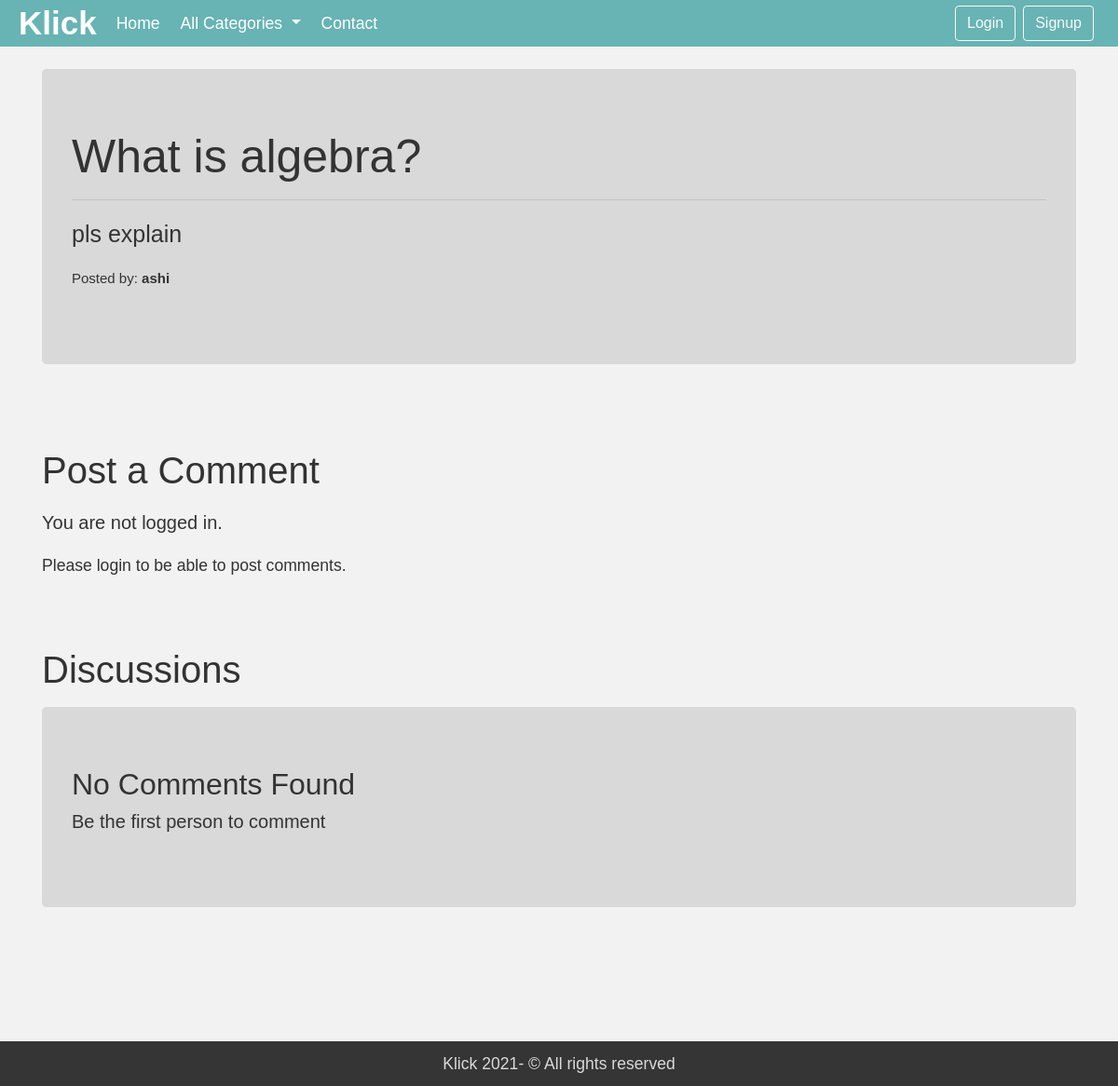
Page /thread.php?threadid=2 on the committed database.
### tables this page shows
CREATE TABLE `threads` (
  `thread_id` int(11) NOT NULL,
  `thread_title` varchar(255) NOT NULL,
  `thread_desc` text DEFAULT NULL,
  `thread_cat_id` int(11) DEFAULT NULL,
  `thread_user_id` int(11) DEFAULT NULL,
  `timestamp` datetime DEFAULT current_timestamp()
);

CREATE TABLE `users` (
  `sno` int(11) NOT NULL,
  `user_email` varchar(30) DEFAULT NULL,
  `user_pass` varchar(255) DEFAULT NULL,
  `timestamp` datetime DEFAULT current_timestamp()
);

### thread.php (the view, shortened to what this page needs)
<!doctype html>
<html lang="en">
<head>
    <link rel="stylesheet" href="https://stackpath.bootstrapcdn.com/bootstrap/4.5.0/css/bootstrap.min.css"
>
    <link rel="stylesheet" href="style.css">
</head>
<body>
    <?php include 'header.php';?>
    <?php
    $id = $_GET['threadid'];
    $sql = "SELECT * FROM `threads` WHERE thread_id=$id";
    $result = mysqli_query($conn, $sql);
    while($row = mysqli_fetch_assoc($result)){
        $title = $row['thread_title'];
        $desc = $row['thread_desc'];
        $thread_user_id = $row['thread_user_id'];
        $sql2 = "SELECT user_email FROM `users` WHERE sno='$thread_user_id'";
        $result2 = mysqli_query($conn, $sql2);
        $row2 = mysqli_fetch_assoc($result2);
        $posted_by = $row2['user_email'];
    }
    ?>
    <div class="container my-4">
        <div class="jumbotron">
            <h1 style="font-size:50px"><?php echo $title;?></h1>
            <hr class="my-6">
            <p style="font-size:25px">  <?php echo $desc;?></p>
            <p style="font-size:15px">Posted by: <b><?php echo $posted_by; ?></b></p>
        </div>
    </div>
     <?php
    if(isset($_SESSION['loggedin']) && $_SESSION['loggedin']==true){
    echo '<div class="container">
        <h1 class="py-2">Post a Comment</h1>
        <form action= "'. $_SERVER['REQUEST_URI'] . '" method="post">
            <div class="form-group">
                <label for="exampleFormControlTextarea1">Type your comment</label>
                <textarea class="form-control" id="comment" name="comment" rows="3"></textarea>
                <input type="hidden" name="sno" value="'. $_SESSION["sno"]. '">
            </div>
            <button type="submit" class="btn btn-info">Post Comment</button>
        </form>
    </div>';
    }
    else{
        echo '
        <div class="container">
        <h1 class="py-2">Post a Comment</h1>
           <p class="lead">You are not logged in.</p>
           <p> Please login to be able to post comments.</p>
        </div>';
    }
    ?>
<div class="container mb-5" id="ques">
        <h1 class="py-2">Discussions</h1>
       <?php
    $noResult = true;
        if($noResult){
            echo '<div class="jumbotron">
                        <h2>No Comments Found<h2>
                        <p class="lead"> Be the first person to comment</p>
                 </div> ';
        }
    ?>
    </div>
    <footer class="footer" style="background:#353535;	color:#d9d9d9;	text-align:center;"><p style="margin:0;	padding:10px"><a target="blank" href="#" style="color:#d9d9d9; ">Klick 2021<a>- © All rights reserved </p></footer>
</body>
</html>

### style.css (style rules this page uses)
* { box-sizing: border-box; margin: 0; padding: 0; }
body { font-family: 'Catamaran', sans-serif; line-height: 1.6; color: #333; background-color:#f2f2f2; font-size: 1.1rem; }
.container { padding-top:50px; }
.jumbotron { background-color: #d9d9d9; }

### thread.php (style rules this page uses)
#ques { min-height: 433px; }

### rows in the picture
threads: thread_title "What is algebra?", thread_desc "pls explain"
users: user_email "ashi"
